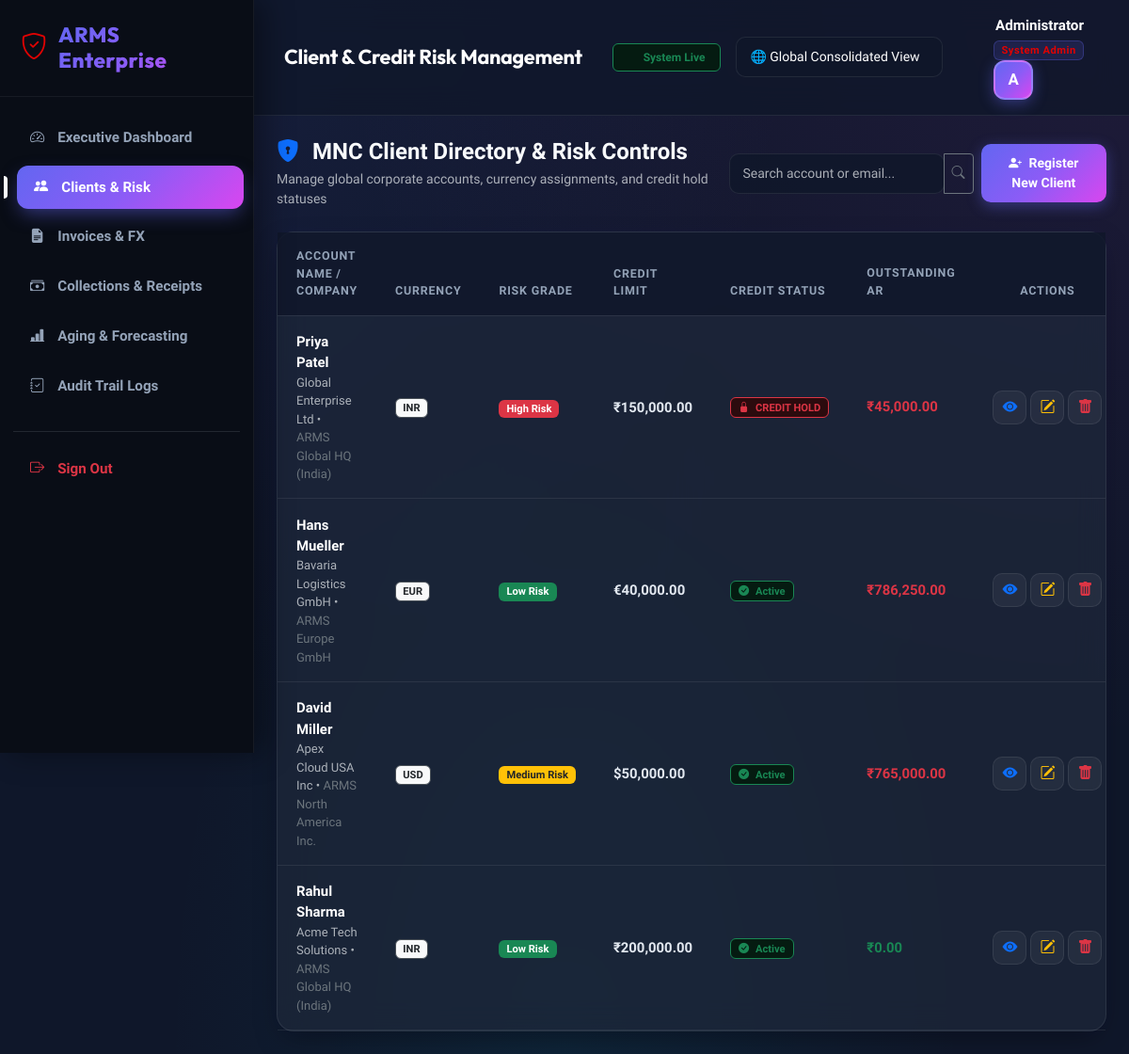
/customers/index.php (signed in), run on an earlier commit of the app's database.
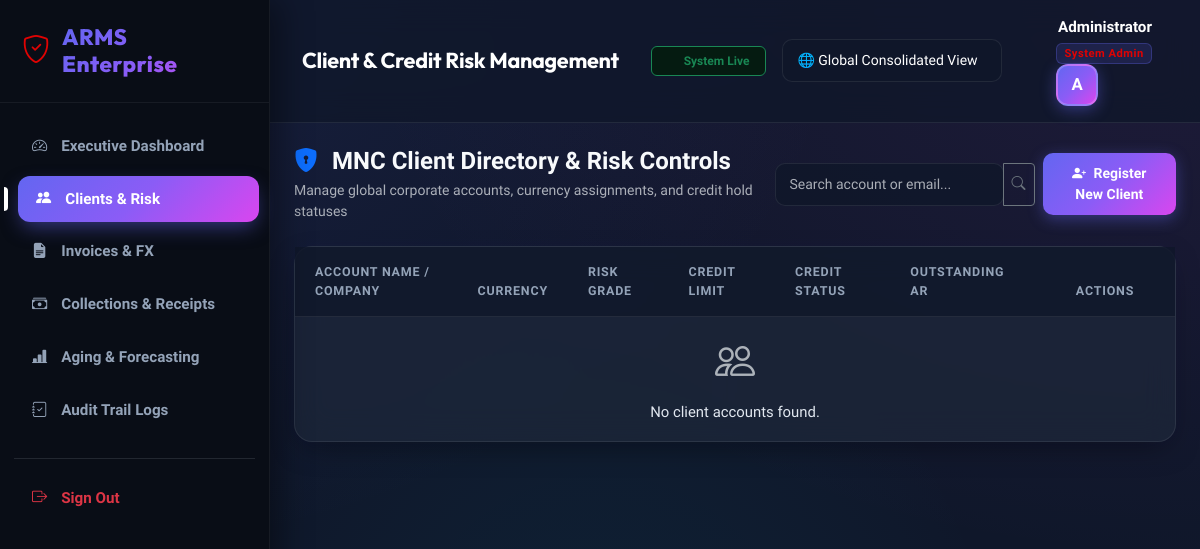
And on a later commit of the database.
### tables this page shows
CREATE TABLE customers (
    customer_id INT AUTO_INCREMENT PRIMARY KEY,
    entity_id INT NOT NULL DEFAULT 1,
    customer_name VARCHAR(100) NOT NULL,
    company_name VARCHAR(150),
    email VARCHAR(100),
    phone VARCHAR(20),
    address TEXT,
    city VARCHAR(100),
    state VARCHAR(100),
    country VARCHAR(100),
    currency_code VARCHAR(10) DEFAULT 'INR',
    credit_limit DECIMAL(12,2) DEFAULT 100000.00,
    payment_terms VARCHAR(50) DEFAULT 'Net 30',
    risk_level ENUM('Low','Medium','High') DEFAULT 'Low',
    credit_hold TINYINT(1) DEFAULT 0,  
    created_at TIMESTAMP DEFAULT CURRENT_TIMESTAMP,
    FOREIGN KEY (entity_id) REFERENCES entities(entity_id) ON DELETE CASCADE
);

CREATE TABLE entities (
    entity_id INT AUTO_INCREMENT PRIMARY KEY,
    entity_name VARCHAR(150) NOT NULL,
    country VARCHAR(100) NOT NULL,
    base_currency VARCHAR(10) DEFAULT 'INR',
    tax_id VARCHAR(50),
    created_at TIMESTAMP DEFAULT CURRENT_TIMESTAMP
);

### config/currency.php (called while the page is built, shortened)
<?php
if (!defined('CURRENCY_CONFIG')) {
    function format_currency($amount, $currency_code = 'INR') {
        global $CURRENCIES;
        $code = strtoupper($currency_code);
        $symbol = $CURRENCIES[$code]['symbol'] ?? $code;
        return $symbol . number_format((float)$amount, 2);
    }
}

### customers/index.php (the view, shortened to what the changed rows need)
<?php
require_once "../config/database.php";
require_once "../config/currency.php";
include "../includes/header.php";
$entity_filter = $_SESSION['selected_entity'] ?? 0;
$search = trim($_GET['search'] ?? '');
try {
    if ($search !== '') {
        $term = '%' . $search . '%';
        $sql = "
    SELECT c.*, e.entity_name,
    COALESCE(SUM((i.total_amount - i.paid_amount) * i.fx_rate), 0) AS current_balance
    FROM customers c
    LEFT JOIN entities e ON c.entity_id = e.entity_id
    LEFT JOIN invoices i ON c.customer_id = i.customer_id AND i.status != 'Paid'
    WHERE (
    c.customer_name LIKE ?
    OR c.company_name LIKE ?
    OR c.email LIKE ?
    )";
        if ($entity_filter > 0) {
            $sql .= " AND c.entity_id = ?";
        }
        $sql .= "
    GROUP BY c.customer_id
    ORDER BY c.customer_id DESC
    ";
        $stmt = $conn->prepare($sql);
        $params = [$term, $term, $term];
        if ($entity_filter > 0) {
            $params[] = $entity_filter;
        }
        $stmt->execute($params);
    } else {
       $sql = "
        SELECT c.*, e.entity_name,
        COALESCE(SUM((i.total_amount - i.paid_amount) * i.fx_rate), 0) AS current_balance
        FROM customers c
        LEFT JOIN entities e ON c.entity_id = e.entity_id
        LEFT JOIN invoices i ON c.customer_id = i.customer_id AND i.status != 'Paid'
        ";
        $sql .= "
        GROUP BY c.customer_id
        ORDER BY c.customer_id DESC
        ";
        $stmt = $conn->prepare($sql);
        if ($entity_filter > 0) {
        $stmt->execute([$entity_filter]);
        } else {
        $stmt->execute();
}
    }
    $customers = $stmt->fetchAll(PDO::FETCH_ASSOC);
} catch (PDOException $e) {
    die("Database Error: " . $e->getMessage());
}
?>
<div class="content">
    <?php include "../includes/navbar.php"; ?>
    <div class="container-fluid p-4">
        <div class="card-custom">
            <div class="table-responsive">
                <table class="table table-custom mb-0">
                    <thead>
                        <tr>
                            <th>Account Name / Company</th>
                            <th>Currency</th>
                            <th>Risk Grade</th>
                            <th>Credit Limit</th>
                            <th>Credit Status</th>
                            <th>Outstanding AR</th>
                            <th width="140" class="text-center">Actions</th>
                        </tr>
                    </thead>
                    <tbody>
                        <?php if (count($customers) > 0): ?>
                            <?php foreach ($customers as $c):
                                $risk_badge = 'bg-success';
                                if ($c['risk_level'] === 'Medium') $risk_badge = 'bg-warning text-dark';
                                elseif ($c['risk_level'] === 'High') $risk_badge = 'bg-danger';
                            ?>
                                <tr>
                                    <td>
                                        <div class="fw-bold text-white"><?= htmlspecialchars($c['customer_name']) ?></div>
                                        <div class="text-muted small"><?= htmlspecialchars($c['company_name'] ?: 'Individual Client') ?> &bull; <span class="text-secondary"><?= htmlspecialchars($c['entity_name'] ?: 'Global') ?></span></div>
                                    </td>
                                    <td>
                                        <span class="badge bg-light text-dark border"><?= htmlspecialchars($c['currency_code'] ?? 'INR') ?></span>
                                    </td>
                                    <td>
                                        <span class="badge <?= $risk_badge ?> px-2 py-1"><?= htmlspecialchars($c['risk_level'] ?? 'Low') ?> Risk</span>
                                    </td>
                                    <td class="fw-semibold">
                                        <?= format_currency($c['credit_limit'], $c['currency_code'] ?? 'INR') ?>
                                    </td>
                                    <td>
                                        <?php if ($c['credit_hold']): ?>
                                            <span class="badge bg-danger-subtle text-danger border border-danger px-2 py-1"><i class="bi bi-lock-fill me-1"></i> CREDIT HOLD</span>
                                        <?php else: ?>
                                            <span class="badge bg-success-subtle text-success border border-success px-2 py-1"><i class="bi bi-check-circle-fill me-1"></i> Active</span>
                                        <?php endif; ?>
                                    </td>
                                    <td>
                                        <?php if ($c['current_balance'] > 0): ?>
                                            <span class="fw-bold text-danger">₹<?= number_format($c['current_balance'], 2) ?></span>
                                        <?php else: ?>
                                            <span class="fw-bold text-success">₹0.00</span>
                                        <?php endif; ?>
                                    </td>
                                    <td class="text-center">
                                        <div class="d-flex justify-content-center gap-1">
                                            <a href="view.php?id=<?= $c['customer_id'] ?>" class="btn btn-action btn-light text-primary" title="View Customer Ledger">
                                                <i class="bi bi-eye-fill"></i>
                                            </a>
                                            <a href="edit.php?id=<?= $c['customer_id'] ?>" class="btn btn-action btn-light text-warning" title="Edit Risk & Credit">
                                                <i class="bi bi-pencil-square"></i>
                                            </a>
                                            <a href="delete.php?id=<?= $c['customer_id'] ?>" class="btn btn-action btn-light text-danger" title="Delete" onclick="return confirm('Are you sure you want to delete this account?')">
                                                <i class="bi bi-trash-fill"></i>
                                            </a>
                                        </div>
                                    </td>
                                </tr>
                            <?php endforeach; ?>
                        <?php else: ?>
                            <tr>
                                <td colspan="7" class="text-center text-muted py-5">
                                    <i class="bi bi-people fs-1 text-muted d-block mb-2"></i>
                                    No client accounts found.
                                </td>
                            </tr>
                        <?php endif; ?>
                    </tbody>
                </table>
            </div>
        </div>
    </div>
</div>
<?php include "../includes/footer.php"; ?>

What changed in the data, as far as the page shows it:
removed customers: customer_name "Priya Patel", company_name "Global Enterprise Ltd", entity.entity_name "ARMS Global HQ (India)", currency_code "INR", risk_level "High", credit_limit+currency_code "₹150,000.00", credit_hold 1 (drawn), current_balance "45,000.00"
removed customers: customer_name "Hans Mueller", company_name "Bavaria Logistics GmbH", entity.entity_name "ARMS Europe GmbH", currency_code "EUR", risk_level "Low", credit_limit+currency_code "€40,000.00", credit_hold 0 (drawn), current_balance "786,250.00"
removed customers: customer_name "David Miller", company_name "Apex Cloud USA Inc", entity.entity_name "ARMS North America Inc.", currency_code "USD", risk_level "Medium", credit_limit+currency_code "$50,000.00", credit_hold 0 (drawn), current_balance "765,000.00"
removed customers: customer_name "Rahul Sharma", company_name "Acme Tech Solutions", entity.entity_name "ARMS Global HQ (India)", currency_code "INR", risk_level "Low", credit_limit+currency_code "₹200,000.00", credit_hold 0 (drawn), shows "₹0.00"
Also different on the page:
text now shown: "No client accounts found."
